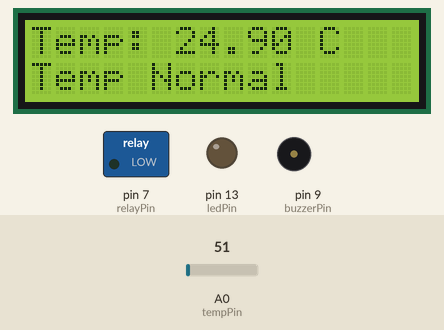
Simulated run of this sketch. Board: Arduino Uno, built with avr-gcc and run on an emulated ATmega328P. On the bench: 16×2 character LCD, switched loads named in the sketch (green lamp = pin HIGH), output pins drawn as LEDs (lit = HIGH), buzzer (waves = sounding, pin HIGH). Inputs (shaded band) come from the test bench; at power-on: A0 (tempPin) = 51. What the sketch prints to the serial monitor is not drawn.

Above: at 3.2 s.
3.3 s: A0 (tempPin) set to 135
At 4.8 s:
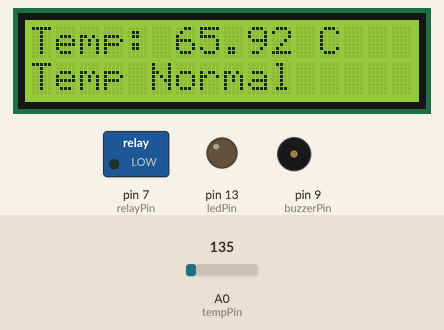
5.5 s: A0 (tempPin) set to 158
At 6.7 s:
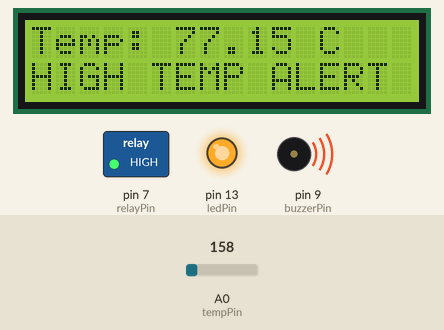
7.5 s: A0 (tempPin) set to 163
At 8.9 s:
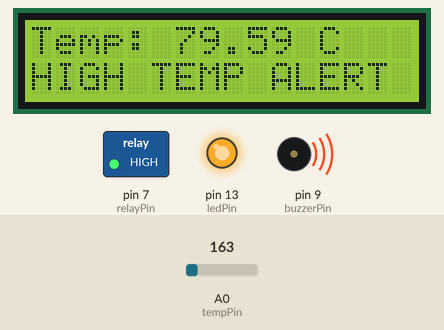
Timing chart, 0 to 10.5 s (numbered marks = the images above; inputs shaded):
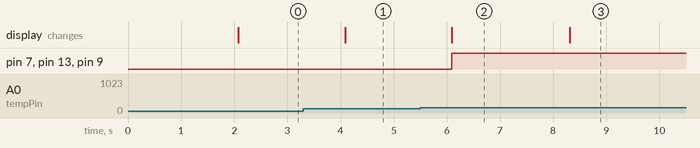

The sketch:

SmartOverheatGuardian.ino
```cpp
#include <LiquidCrystal.h>

// LCD pins
LiquidCrystal lcd(12, 11, 5, 4, 3, 2);

// Pins
int tempPin   = A0;
int ledPin    = 13;
int buzzerPin = 9;
int relayPin  = 7;

float temp;
bool smsSent = false; // GSM SMS control

void setup() {
  pinMode(ledPin,    OUTPUT);
  pinMode(buzzerPin, OUTPUT);
  pinMode(relayPin,  OUTPUT);

  Serial.begin(9600);

  lcd.begin(16, 2);
  lcd.print("Smart Board");
  lcd.setCursor(0, 1);
  lcd.print("System ON!");
  delay(2000);
  lcd.clear();
}

void loop() {
  int value = analogRead(tempPin);

  // LM35 conversion
  temp = (value * 5.0 * 100.0) / 1024.0;

  Serial.print("Temp: ");
  Serial.println(temp);

  // LCD line 1
  lcd.setCursor(0, 0);
  lcd.print("Temp: ");
  lcd.print(temp);
  lcd.print(" C   ");

  if (temp > 70) {
    digitalWrite(ledPin,    HIGH);
    digitalWrite(buzzerPin, HIGH);
    digitalWrite(relayPin,  HIGH);

    lcd.setCursor(0, 1);
    lcd.print("HIGH TEMP ALERT ");

    if (smsSent == false) {
      Serial.println("================================");
      Serial.println("GSM MODULE TRIGGERED!");
      Serial.println("AT+CMGF=1");
      Serial.println("AT+CMGS=\"+91XXXXXXXXXX\"");
      Serial.println("ALERT: Overheating detected!");
      Serial.print("Temperature: ");
      Serial.print(temp);
      Serial.println(" C");
      Serial.println("Relay Tripped - Power Cut!");
      Serial.println("Location: Main Board");
      Serial.println("SMS SENT SUCCESSFULLY!");
      Serial.println("================================");
      smsSent = true;
    }

  } else {
    digitalWrite(ledPin,    LOW);
    digitalWrite(buzzerPin, LOW);
    digitalWrite(relayPin,  LOW);

    lcd.setCursor(0, 1);
    lcd.print("Temp Normal     ");

    smsSent = false;
  }

  delay(1000);
}
```

Measured:
- the behaviour switches between 143 and 144 on A0 (tempPin) (found by bisection; images 1 and 2)
- after the input at 3.3 s, the display: changes after 0.78 s (image 1)
- after the input at 5.5 s, pin 7 (relayPin), pin 13 (ledPin), pin 9 (buzzerPin): LOW → HIGH after 0.59 s; the display: changes after 0.59 s (image 2)
- after the input at 7.5 s, the display: changes after 0.81 s (image 3)
